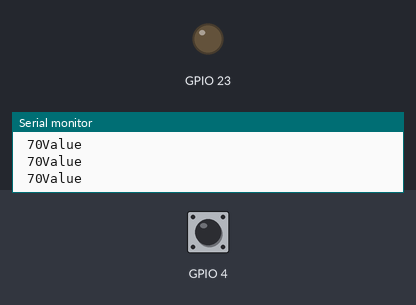
Recording of a sketch running on a simulated ESP32. On the bench: output pins drawn as LEDs (lit = HIGH), the last lines printed to the serial monitor. Inputs (shaded band) come from the test bench; at power-on: GPIO 4 HIGH.

Above: at 1.2 s.
1.3 s: GPIO 4 pulled LOW for 0.15 s
At 1.4 s:
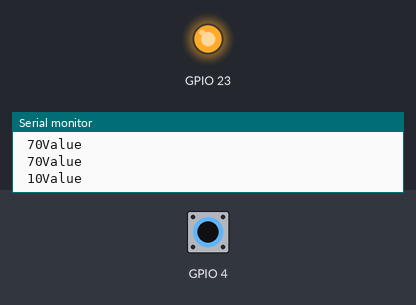
3.0 s: GPIO 4 pulled LOW for 3.2 s
At 7.0 s:
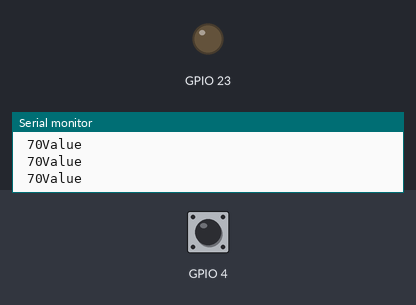
Timing chart, 0 to 8.5 s (numbered marks = the images above; inputs shaded):
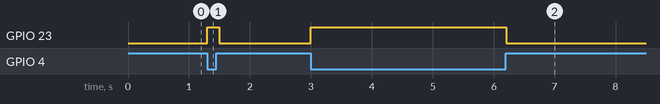

Measured:
- after the input at 1.3 s, GPIO 23: LOW → HIGH at once, → LOW 0.20 s later
- after the input at 3.0 s, GPIO 23: LOW → HIGH at once, → LOW 3.2 s later

The sketch:

Light_Blinking_Touch_sensor.ino
```cpp
void setup() {
  // put your setup code here, to run once:
  pinMode(23,OUTPUT);
pinMode(4,INPUT);
Serial.begin(9600);
}

void loop() {
  // put your main code here, to run repeatedly:
Serial.print("Value\n ");
int touchdata=touchRead(4);
Serial.print(touchRead(4));
if(touchdata>50)
  {
  digitalWrite(23,0);
  }
  if(touchdata<20)
  {
  digitalWrite(23,1);
  }
delay(100);
}
```
